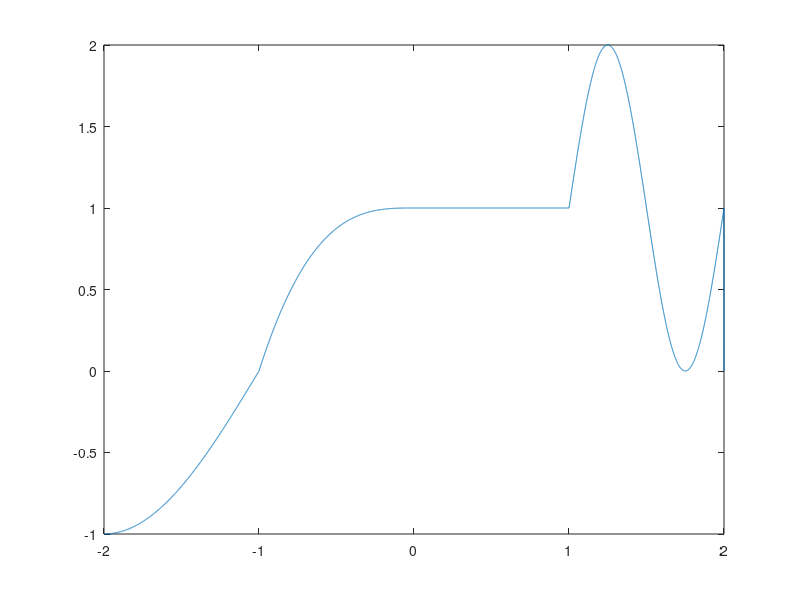

This figure's MATLAB source: (Note: this script raises an error after producing the figure.)
format shortEng;
clc;
clear;

Range = 2-(-2);
step = Range/(10^4);
t = -2:step:2;

pulse_neg2_neg1 = (t>=(-2))&((t)<(-1)); % pulse from -2 to -1
pulse_neg1_0 = (t>=(-1))&((t)<(0)); % pulse from -1 to 0
pulse_0_1 = (t>=(0))&((t)<(1)); % pulse from 0 to 1
pulse_1_2 = (t>=(1))&((t)<(2)); % pulse from 1 to 2

h = pulse_neg2_neg1.*cos(pi*t/2) + pulse_neg1_0.*(1+t.^3) + pulse_0_1.*1 + pulse_1_2.*(1+sin(2*pi*t));

figure;plot(t,h);

t1 = t(t>=(-2)&t<=(1)); % time interval [-2,1]
h1 = h(t>=(-2)&t<=(1)); % values of the function at time interval [-2,1]
I1 = trapz(t1,h1); % integral of h over time interval [-2,1]

t2 = t(t>=(-2)&t<=(2)); % time interval [-2,2]
h2 = h(t>=(-2)&t<=(2)); % values of the function at time interval [-2,2] 
I2 = trapz(t2,h2); % integral of h over time interval [-2,2]

t3 = t(t>=(-0.5)&t<=(1.5)); % time interval [-0.5,1.5]
h3 = h(t>=(-0.5)&t<=(1.5)); % values of the function at time interval [-0.5,1.5] 
I3 = trapz(t3,h3); % integral of h over time interval [-0.5,1.5]

t4 = t(t>=(-1)&t<=(1)); % time interval [-1,1]
h4 = h(t>=(-1)&t<=(1)); % values of the function at time interval [-1,1] 
I4 = trapz(t4,h4); % integral of h over time interval [-1,1]

I_matlab = [I1 I2 I3 I4];
I_hand = [1.11338 2.11338 2.302684886 1.75];
diff = I_matlab - I_hand;
diff = diff./I_hand;
diff = diff*100;
["Integral from -2 to 1" "Integral from -2 to 2" "Integral from -0.5 to 1.5" "Integral from -1 to 1"];
I=[ans(:) I_matlab(:) I_hand(:) diff(:)];
I=["time interval" "MATLAB calc" "Hand calc" "% diff"; I] % rounded to 4 decimal
